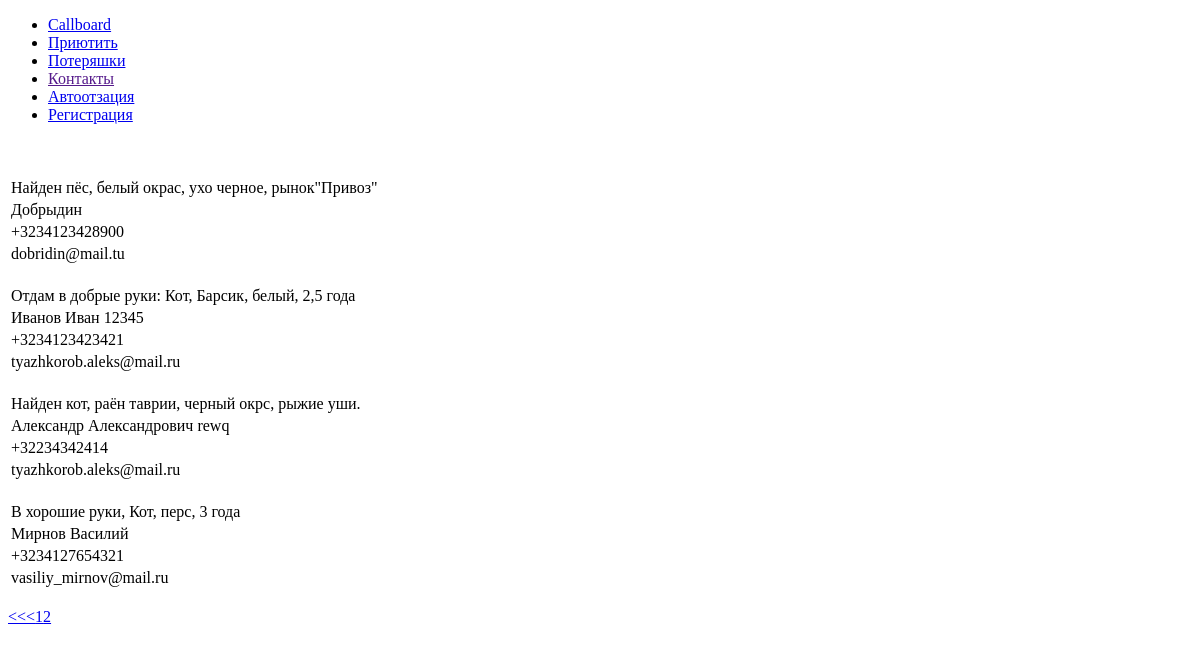
Page /?page=2 on the earlier database version.
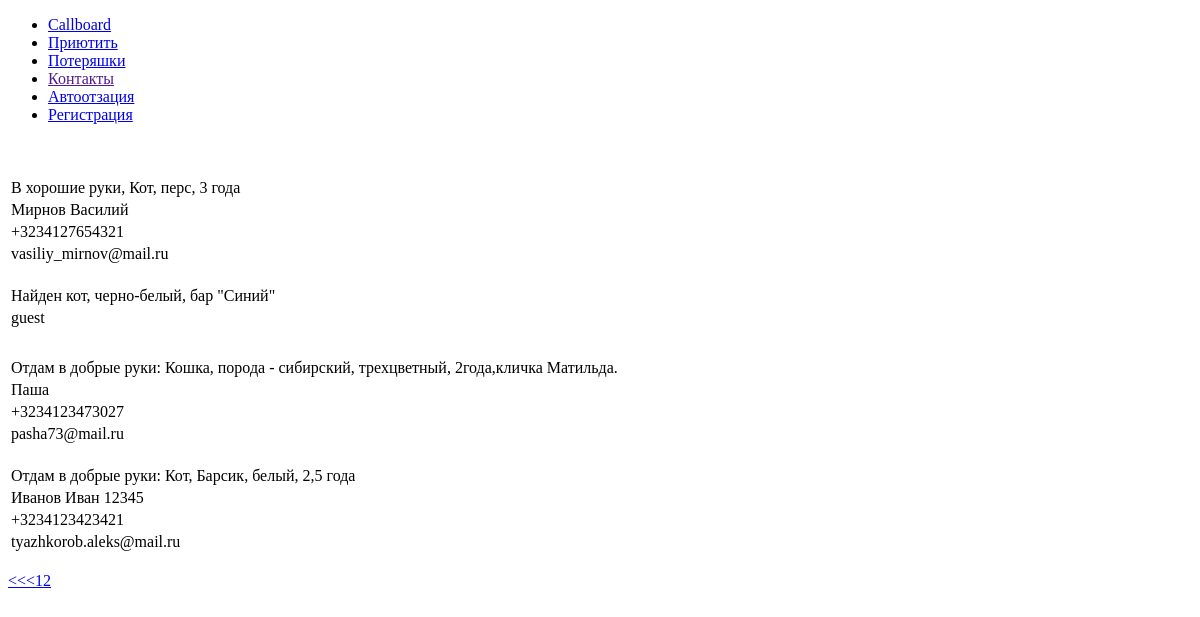
Same page on the later database version.
### tables this page shows
CREATE TABLE `advert` (
  `id` int(11) NOT NULL,
  `user_id` int(11) NOT NULL,
  `issue` varchar(15) NOT NULL,
  `position` int(8) NOT NULL,
  `text` text NOT NULL,
  `contacts` varchar(36) NOT NULL
);

CREATE TABLE `users` (
  `id` int(11) NOT NULL,
  `name` varchar(35) DEFAULT NULL,
  `phone_numb` varchar(20) DEFAULT NULL,
  `email` varchar(35) DEFAULT NULL,
  `login` varchar(32) DEFAULT NULL,
  `password` varchar(64) DEFAULT NULL,
  `block_time` int(11) DEFAULT NULL,
  `status` varchar(6) NOT NULL,
  `role` varchar(9) NOT NULL
);

### index.php (the view, shortened to what this page needs)
<?php
include 'include.php';
function getList($link){
    if(isset($_GET['page'])){
        $page = $_GET['page'];
    }else{
        $page = 1;
    }
    $notesOnPage = 4;
    $referencePoint = ($page - 1) * $notesOnPage;
    $query = "SELECT text, users.id, status,  name, position, advert.id as ad_id, phone_numb, email FROM users
    RIGHT JOIN advert ON users.id = advert.user_id ORDER BY position DESC LIMIT $referencePoint, $notesOnPage";
    $result = mysqli_query($link, $query) or die(mysqli_error($link));
    $content = '';
    for($arr = []; $step = mysqli_fetch_assoc($result); $arr[] = $step);
    foreach($arr as $value){
        $text = $value['text'];
        $name = $value['name'];
        $phone_numb = $value['phone_numb'];
        $email = $value['email'];
        $content.="
            <table>
                <tr>
                    <td>$text</td>
                </tr>
                <tr>
                    <td>$name</td>
                </tr>
                <tr>
                    <td>$phone_numb</td>
                </tr>
                <tr>
                    <td>$email</td>
                </tr>";
        $content.="</table><br>";
    }
    $query = "SELECT COUNT(*) as count FROM advert";
    $count = mysqli_fetch_assoc(mysqli_query($link, $query))['count'];
    $numbsOfPage = ceil($count/$notesOnPage);
    if($page != 1){
        $previous = $page-1;
        $content.= "<a href=\"?page=$previous\"><<<</a>";
    }
    for($i = 1; $i <= $numbsOfPage; $i++){
        $content.="<a href=\"?page=$i\">$i</a>";
    }
    return $content;
}
$content = getList($link);
include 'layout.php';

Differences in the rows shown:
no longer on this page (row edited): advert: text "Найден пёс, белый окрас, ухо черное, рынок\"Привоз\"", user.name "Добрыдин", user.phone_numb "+3234123428900", user.email "dobridin@mail.tu"
no longer on this page (row edited): advert: text "Найден кот, раён таврии, черный окрс, рыжие уши.", user.name "Александр Александрович rewq", user.phone_numb "+32234342414", user.email "tyazhkorob.aleks@mail.ru"
changed advert "В хорошие руки, Кот, перс, 3 года": moves up the list
now on this page (row edited): advert: text "Найден кот, черно-белый, бар \"Синий\"", user.name "guest"
now on this page (row edited): advert: text "Отдам в добрые руки: Кошка, порода - сибирский, трехцветный, 2года,кличка Матильда.", user.name "Паша", user.phone_numb "+3234123473027", user.email "pasha73@mail.ru"
